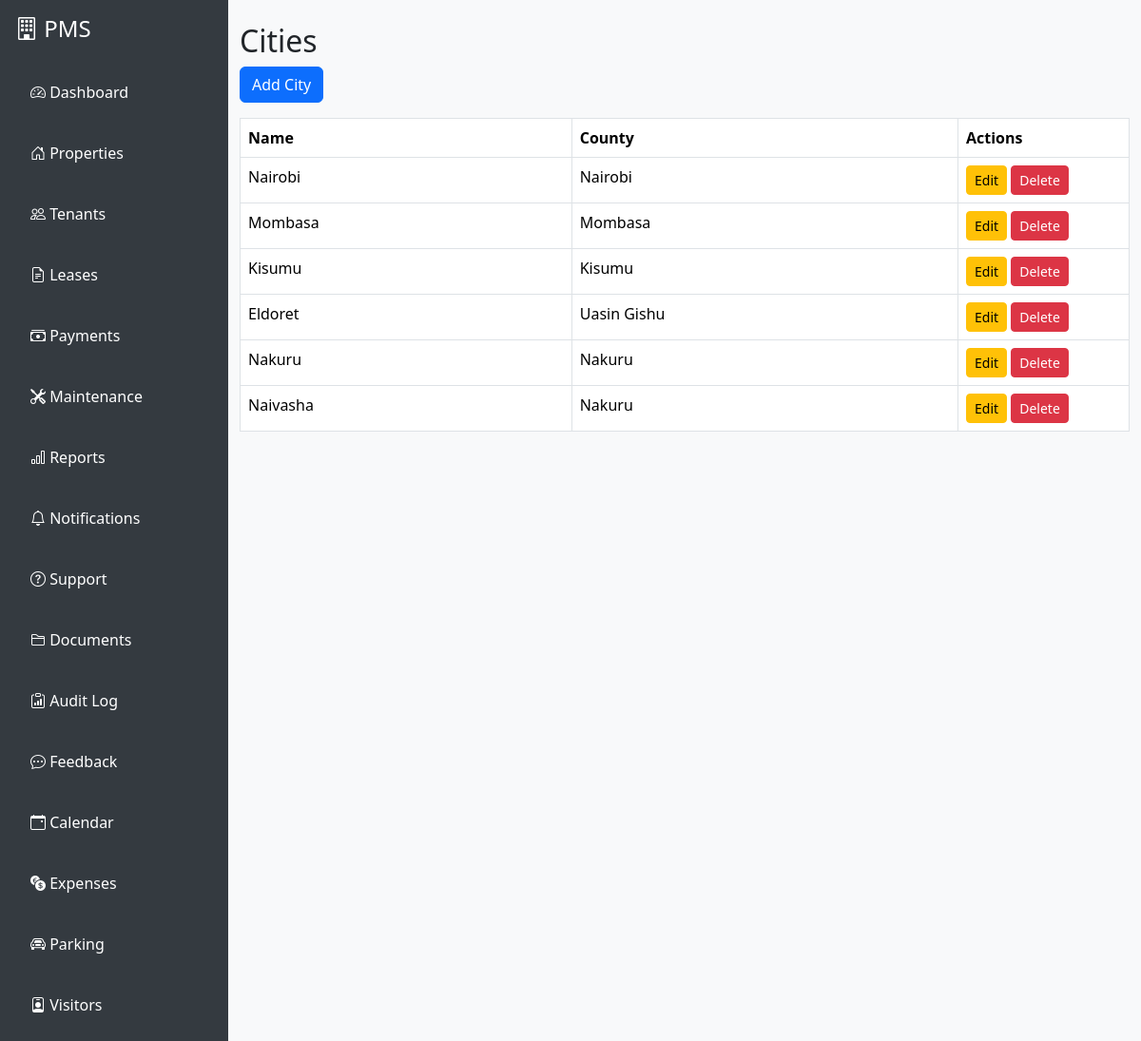
The app's page /properties/cities/ (signed in) with its own data.
### properties/models.py (models this page shows, shortened)
class City(models.Model):
    name = models.CharField(max_length=100)
    county = models.ForeignKey(County, on_delete=models.CASCADE, related_name='cities')
    class Meta:
        unique_together = ('name', 'county')

class County(models.Model):
    name = models.CharField(max_length=100)
    country = models.ForeignKey(Country, on_delete=models.CASCADE, related_name='counties')
    class Meta:
        unique_together = ('name', 'country')

### properties/views.py (the view)
# urls.py: path('cities/', views.CityListView.as_view(), name='city_list'),
class CityListView(LoginRequiredMixin, ListView):
    model = City
    template_name = 'properties/city_list.html'

### templates/properties/city_list.html
{% extends "base.html" %}
{% block content %}
<div class="container mt-4">
    <h2>Cities</h2>
    <a href="{% url 'city_add' %}" class="btn btn-primary mb-3">Add City</a>
    <table class="table table-bordered table-hover">
        <thead>
            <tr>
                <th>Name</th>
                <th>County</th>
                <th style="width: 180px;">Actions</th>
            </tr>
        </thead>
        <tbody>
            {% for city in object_list %}
            <tr>
                <td>{{ city.name }}</td>
                <td>{{ city.county.name }}</td>
                <td>
                    <a href="{% url 'city_edit' city.pk %}" class="btn btn-sm btn-warning">Edit</a>
                    <a href="{% url 'city_delete' city.pk %}" class="btn btn-sm btn-danger">Delete</a>
                </td>
            </tr>
            {% empty %}
            <tr>
                <td colspan="3">No cities found.</td>
            </tr>
            {% endfor %}
        </tbody>
    </table>
</div>
{% endblock %}

### templates/base.html (shortened to what this page needs)
<!DOCTYPE html>
<html lang="en">
<head>
    <link href="https://cdn.jsdelivr.net/npm/bootstrap@5.3.3/dist/css/bootstrap.min.css" rel="stylesheet">
    <link href="https://cdn.jsdelivr.net/npm/bootstrap-icons@1.11.3/font/bootstrap-icons.css" rel="stylesheet">
    {% load static %}
    <link href="{% static 'django_select2/django_select2.css' %}" rel="stylesheet">
</head>
<body>
<div class="d-flex">
    {% block sidebar %}
    <div class="sidebar p-3 d-none d-lg-block" id="sidebar">
        <h4 class="mb-4"><i class="bi bi-building"></i> PMS</h4>
        {% if request.user.is_authenticated %}
            {% if request.user.role == "landlord" or request.user.role == "agent" %}
                <a href="/"><i class="bi bi-speedometer2"></i> Dashboard</a>
                <a href="/properties/"><i class="bi bi-house-door"></i> Properties</a>
                <a href="/accounts/users/"><i class="bi bi-people"></i> Tenants</a>
                <a href="/leases/"><i class="bi bi-file-earmark-text"></i> Leases</a>
                <a href="/payments/"><i class="bi bi-cash-stack"></i> Payments</a>
                <a href="/maintenance/"><i class="bi bi-tools"></i> Maintenance</a>
                <a href="/reports/"><i class="bi bi-bar-chart"></i> Reports</a>
                <a href="/notifications/"><i class="bi bi-bell"></i> Notifications</a>
                <a href="/support/"><i class="bi bi-question-circle"></i> Support</a>
                <a href="/documents/"><i class="bi bi-folder2"></i> Documents</a>
                <a href="/auditlog/"><i class="bi bi-clipboard-data"></i> Audit Log</a>
                <a href="/feedback/"><i class="bi bi-chat-dots"></i> Feedback</a>
                <a href="/calendar/"><i class="bi bi-calendar-event"></i> Calendar</a>
                <a href="/expenses/"><i class="bi bi-currency-exchange"></i> Expenses</a>
                <a href="/parking/"><i class="bi bi-car-front"></i> Parking</a>
                <a href="/visitors/"><i class="bi bi-person-badge"></i> Visitors</a>
            {% elif request.user.role == "caretaker" %}
                <a href="/"><i class="bi bi-speedometer2"></i> Dashboard</a>
                <a href="/maintenance/"><i class="bi bi-tools"></i> Maintenance</a>
                <a href="/notifications/"><i class="bi bi-bell"></i> Notifications</a>
            {% endif %}
        {% endif %}
    </div>
    {% endblock %}
    <div class="flex-grow-1">
        {% block content %}{% endblock %}
    </div>
</div>
</body>
</html>

### templates/base.html (style rules this page uses)
body { background: #f8f9fa; transition: background 0.3s, color 0.3s; }
.sidebar { min-height: 100vh; background: #343a40; color: #fff; width: 240px; transition: background 0.3s; }
.sidebar a { color: #fff; text-decoration: none; display: block; padding: 1rem; border-radius: 0.375rem; margin-bottom: 0.5rem; transition: background 0.2s; }

### records on screen
City: name "Nairobi", county.name "Nairobi"
City: name "Mombasa", county.name "Mombasa"
City: name "Kisumu", county.name "Kisumu"
City: name "Eldoret", county.name "Uasin Gishu"
City: name "Nakuru", county.name "Nakuru"
City: name "Naivasha", county.name "Nakuru"
